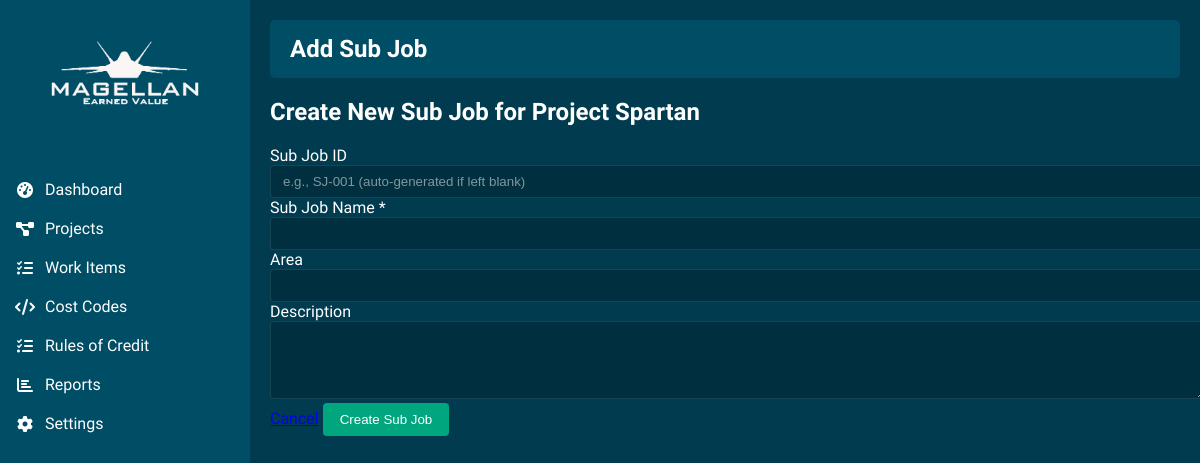
The app's page /add_sub_job/1, older data.
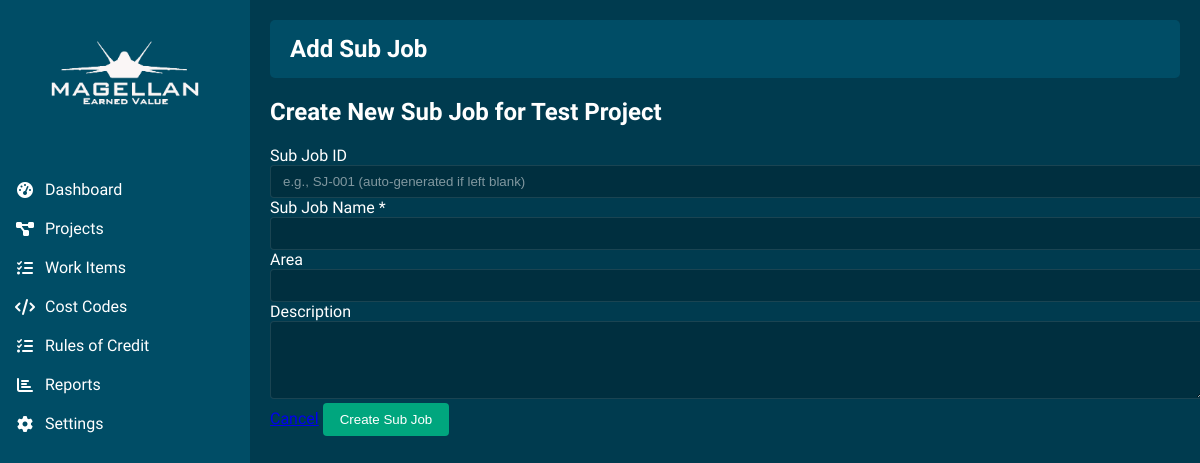
The same page, newer data.
### models.py (models this page shows, shortened)
class Project(db.Model):
    __tablename__ = "project"
    id = db.Column(db.Integer, primary_key=True)
    project_id_str = db.Column(db.String(50), unique=True, nullable=False)
    name = db.Column(db.String(200), nullable=False)
    description = db.Column(db.Text)
    sub_jobs = db.relationship("SubJob", backref="project", lazy=True, cascade="all, delete-orphan")
    work_items = db.relationship("WorkItem", backref="project", lazy=True)

### routes.py (the view, shortened to what this page needs)
@main_bp.route('/add_sub_job/<int:project_id>', methods=['GET', 'POST'])
def add_sub_job(project_id):
    project = Project.query.get_or_404(project_id)
    return render_template('add_sub_job.html', project=project)

### templates/add_sub_job.html (shortened to what this page needs)
{% extends "base.html" %}
{% block page_title %}Add Sub Job{% endblock %}
{% block content %}
    <div class="content-container">
        <div class="card">
            <div class="card-header">
                <h2>Create New Sub Job for {{ project.name }}</h2>
            </div>
            <div class="card-body">
                <form method="POST" action="{{ url_for('main.add_sub_job', project_id=project.id) }}">
                    <div class="form-group">
                        <label for="sub_job_id_str">Sub Job ID</label>
                        <input type="text" id="sub_job_id_str" name="sub_job_id_str" class="form-control" placeholder="e.g., SJ-001 (auto-generated if left blank)">
                    </div>
                    <div class="form-group">
                        <label for="name">Sub Job Name <span class="required">*</span></label>
                        <input type="text" id="name" name="name" class="form-control" required>
                    </div>
                    <div class="form-group">
                        <label for="area">Area</label>
                        <input type="text" id="area" name="area" class="form-control">
                    </div>
                    <div class="form-group">
                        <label for="description">Description</label>
                        <textarea id="description" name="description" class="form-control" rows="4"></textarea>
                    </div>
                    <div class="form-actions">
                        <a href="{{ url_for('main.view_project', project_id=project.id) }}" class="btn btn-outline">Cancel</a>
                        <button type="submit" class="btn btn-primary">Create Sub Job</button>
                    </div>
                </form>
            </div>
        </div>
    </div>
{% endblock %}

Row changes from the older to the newer data that the page shows:
changed Project: name "Project Spartan" → "Test Project"
